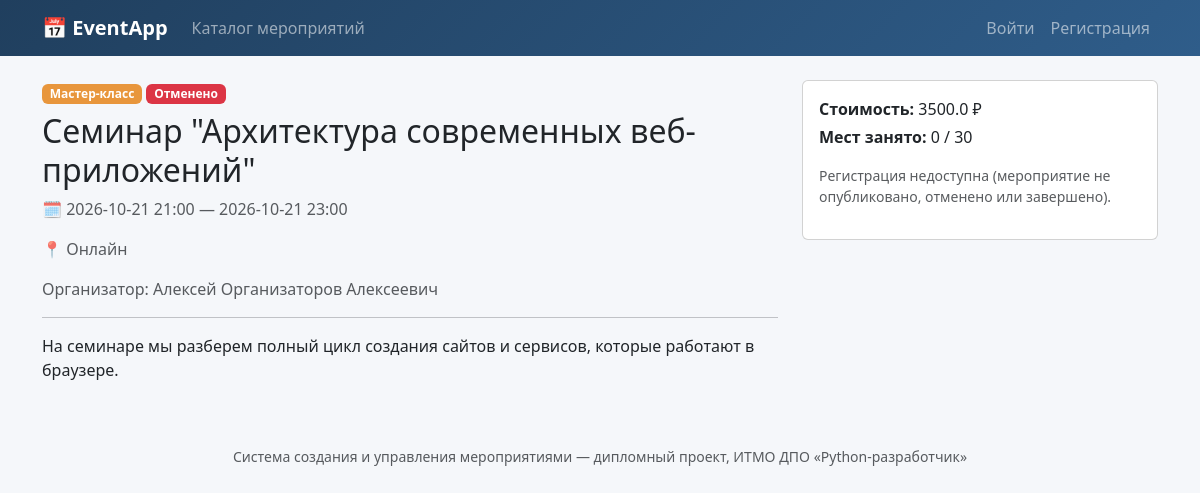
The page /events/1 on the database its author committed.
### tables this page shows
CREATE TABLE events (
    id             INTEGER PRIMARY KEY AUTOINCREMENT,
    organizer_id   INTEGER NOT NULL REFERENCES users(id) ON DELETE CASCADE,
    title          TEXT    NOT NULL,
    description    TEXT,
    category       TEXT    NOT NULL DEFAULT 'Другое',
    location       TEXT    NOT NULL,
    start_datetime TEXT    NOT NULL,   -- ISO 8601, 'YYYY-MM-DD HH:MM'
    end_datetime   TEXT,
    capacity       INTEGER NOT NULL CHECK (capacity > 0),
    price          REAL    NOT NULL DEFAULT 0 CHECK (price >= 0),
    status         TEXT    NOT NULL DEFAULT 'published'
                     CHECK (status IN ('draft', 'published', 'cancelled', 'completed')),
    created_at     TEXT    NOT NULL DEFAULT (datetime('now'))
);

CREATE TABLE users (
    id            INTEGER PRIMARY KEY AUTOINCREMENT,
    full_name     TEXT    NOT NULL,
    email         TEXT    NOT NULL UNIQUE,
    phone         TEXT,
    password_hash TEXT    NOT NULL,
    role          TEXT    NOT NULL CHECK (role IN ('organizer', 'participant')),
    created_at    TEXT    NOT NULL DEFAULT (datetime('now'))
);

### events.py (the view)
@bp.route("/<int:event_id>")
def detail(event_id):
    db = get_db()
    event = _get_event_or_404(event_id)
    organizer = db.execute("SELECT * FROM users WHERE id = ?", (event["organizer_id"],)).fetchone()
    registered_count = db.execute(
        "SELECT COUNT(*) AS c FROM registrations WHERE event_id = ? AND status != 'cancelled'",
        (event_id,),
    ).fetchone()["c"]
    my_registration = None
    if g.user is not None:
        my_registration = db.execute(
            "SELECT * FROM registrations WHERE event_id = ? AND participant_id = ? "
            "AND status != 'cancelled'",
            (event_id, g.user["id"]),
        ).fetchone()
    return render_template(
        "events/detail.html", event=event, organizer=organizer,
        registered_count=registered_count, my_registration=my_registration,
    )

### auth.py (called while the page is built)
@bp.before_app_request
def load_logged_in_user():
    user_id = session.get("user_id")
    if user_id is None:
        g.user = None
    else:
        g.user = get_db().execute(
            "SELECT * FROM users WHERE id = ?", (user_id,)
        ).fetchone()

### db.py (called while the page is built)
def get_db():
    if "db" not in g:
        g.db = sqlite3.connect(current_app.config["DATABASE_PATH"])
        g.db.row_factory = sqlite3.Row
        g.db.execute("PRAGMA foreign_keys = ON")
    return g.db

### events.py (called while the page is built)
def _get_event_or_404(event_id):
    db = get_db()
    event = db.execute("SELECT * FROM events WHERE id = ?", (event_id,)).fetchone()
    if event is None:
        abort(404)
    return event

### templates/events/detail.html (shortened to what this page needs)
{% extends "base.html" %}
{% block content %}
<div class="row">
    <div class="col-md-8">
        <span class="badge badge-category mb-2">{{ event['category'] }}</span>
        {% if event['status'] == 'cancelled' %}<span class="badge bg-danger">Отменено</span>{% endif %}
        <h2>{{ event['title'] }}</h2>
        <p class="text-muted">🗓 {{ event['start_datetime'] }}{% if event['end_datetime'] %} — {{ event['end_datetime'] }}{% endif %}</p>
        <p class="text-muted">📍 {{ event['location'] }}</p>
        <p class="text-muted">Организатор: {{ organizer['full_name'] }}</p>
        <hr>
        <p>{{ event['description'] }}</p>
    </div>
    <div class="col-md-4">
        <div class="card p-3">
            <p class="mb-1"><strong>Стоимость:</strong> {{ 'Бесплатно' if event['price'] == 0 else (event['price']|round(2)|string + ' ₽') }}</p>
            <p class="mb-3"><strong>Мест занято:</strong> {{ registered_count }} / {{ event['capacity'] }}</p>
            {% if event['status'] != 'published' %}
                <p class="text-muted small">Регистрация недоступна (мероприятие не опубликовано, отменено или завершено).</p>
            {% elif not current_user %}
                <a href="{{ url_for('auth.login', next=request.path) }}" class="btn btn-brand w-100">Войти, чтобы зарегистрироваться</a>
            {% elif current_user['role'] != 'participant' %}
                <p class="text-muted small">Регистрация доступна только для участников.</p>
            {% elif registered_count >= event['capacity'] %}
                <button class="btn btn-secondary w-100" disabled>Мест нет</button>
            {% else %}
                <form method="post" action="{{ url_for('registrations.register_for_event', event_id=event['id']) }}">
                    <button type="submit" class="btn btn-brand w-100">Зарегистрироваться</button>
                </form>
            {% endif %}
        </div>
    </div>
</div>
{% endblock %}

### static/style.css (style rules this page uses)
:root { --brand: #2f5d8a; --brand-dark: #203f5e; --accent: #e8963c; }
body { background: #f5f7fa; }
.badge-category { background: var(--accent); color: white; }

### rows shown on the page
events: category "Мастер-класс", title "Семинар \"Архитектура современных веб-приложений\"", start_datetime "2026-10-21 21:00", end_datetime "2026-10-21 23:00", location "Онлайн", description "На семинаре мы разберем полный цикл создания сайтов и сервисов, которые работают в браузере.", price "3500.0 ₽", capacity "30"
users: full_name "Алексей Организаторов Алексеевич"

### other values the page prints
{{ registered_count }} "0"
